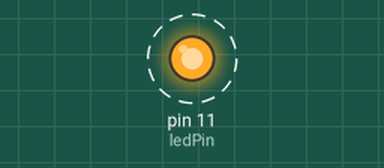
Recording of a program running on a simulated Raspberry Pi (header pin numbers). On the bench: output pins drawn as LEDs (lit = HIGH). Dashed ring = blinking.

Above: at 0.5 s.
Timing chart, 0 to 4.6 s (numbered marks = the images above):
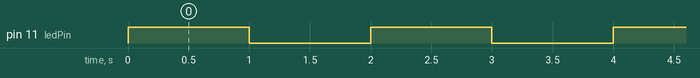

The program:

led_blink.py
```python
import RPi.GPIO as GPIO
import time

ledPin = 11    # pin11

def setup():
  GPIO.setmode(GPIO.BOARD)       # Numbers GPIOs by physical location
  GPIO.setup(ledPin, GPIO.OUT)   # Set LedPin's mode is output
  GPIO.output(ledPin, GPIO.HIGH) # Set LedPin high(+3.3V) to turn on led

def blink():
  while True:
    GPIO.output(ledPin, GPIO.HIGH)  # led on
    time.sleep(1)
    GPIO.output(ledPin, GPIO.LOW) # led off
    time.sleep(1)


def destroy():
  GPIO.cleanup()                  # Release resource

if __name__ == '__main__':     # Program start from here
  setup()
  try:
    blink()
  except KeyboardInterrupt:  # When 'Ctrl+C' is pressed, the child program destroy() will be  executed.
    destroy()
```

Measured:
- by itself, pin 11 (ledPin): alternates HIGH for 1.0 s and LOW for 1.0 s
